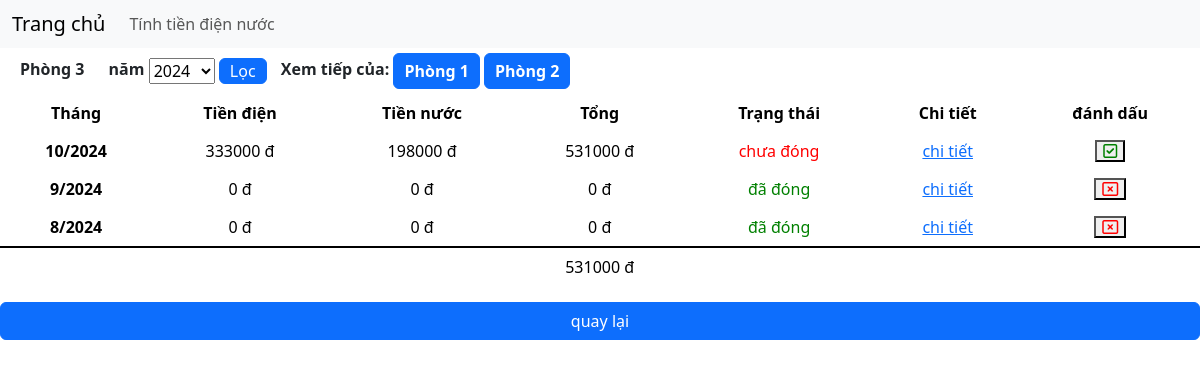
Screenshot of /home/congno/phong/3/ with the database file from the repository.
### myHouse/models.py (models this page shows, shortened)
class Phong(models.Model):
	sodienthangtruoc = models.BigIntegerField(default=0)
	sonuocthangtruoc = models.BigIntegerField(default=0)
	sodienthangnay = models.BigIntegerField(default=sodienthangtruoc)
	sonuocthangnay = models.BigIntegerField(default=sonuocthangtruoc)

class Congno(models.Model):
	thang = models.CharField(max_length=255)
	sodien = models.BigIntegerField(default=0)
	sonuoc = models.BigIntegerField(default=0)
	tiennuoc = models.BigIntegerField(default=0)
	tiendien = models.BigIntegerField(default=0)
	trangthai = models.BooleanField(default=False)
	phong = models.ForeignKey(Phong, on_delete=models.PROTECT, related_name='phong')
	@property
	def tong(self):
		return self.tiennuoc + self.tiendien

### myHouse/views.py (the view, shortened to what this page needs)
# urls.py: path('home/congno/phong/<int:id>/', views.phong, name='phong'),
def phong(request, id):
	request.session.flush()
	phong = Phong.objects.get(id=id)
	phongs = Phong.objects.all()
	congnos = Congno.objects.filter(phong=phong).order_by("-id")
	thangnam = getthangnam()
	thang = int(datetime.now().month)
	nam = int(datetime.now().year)
	nams = []
	tong = 0
	for x in congnos:
		if x.trangthai == False:
			tong = tong + x.tong
	for x in congnos:
		if getnam(x.thang) not in nams:
			nams.append(getnam(x.thang))
	nams.sort(reverse=True)
	context = {
				'phong': phong,
				'phongs': phongs,
				'congnos': congnos,
				'thangnam': thangnam,
				'thang': thang,
				'nam': nam,
				'nams': nams,
				'tong': tong,
			}
	return render(request, 'phong.html', context)

### myHouse/views.py (called while the page is built)
def getthangnam():
	thang = datetime.now().month
	year = datetime.now().year
	return str(thang) + "/" + str(year)

def getnam(thang):
	tmp = thang.split('/')
	return tmp[1]

### myHouse/templates/phong.html (shortened to what this page needs)
{% extends 'index.html' %}
{% block content %}
<div class="phong_name">
	<div class="phong_name">Phòng {{phong.id}}</div>
	<form action="{% url 'phong' id=phong.id %}" method="post" class="phong_name">
		<label>năm</label>
		<select name="nam">
			{% if nam == '/' %}
			<option value="/" style="display:none">Tất cả</option>
			{% else %}
			<option value="{{nam}}" style="display:none">{{nam}}</option>
			{% endif %}
		</select>
		<button type="submit" class="btn btn-primary filter-btn" name="form-time">Lọc</button>
	</form>
	<span>Xem tiếp của: </span>
	{% for x in phongs %}
	{% if x.id != phong.id %}
	<a href="/home/congno/phong/{{x.id}}" class="phong_name btn btn-primary">Phòng {{x.id}}</a>
	{% endif %}
	{% endfor %}
</div>
<table class="table">
	<thead>
		<tr>
			<th class="text-align-center" scope=" col">Tháng</th>
			<th class="text-align-center" scope="col">Tiền điện</th>
			<th class="text-align-center" scope="col">Tiền nước</th>
			<th class="text-align-center" scope="col">Tổng</th>
			<th class="text-align-center" scope="col">Trạng thái</th>
			<th class="text-align-center" scope="col">Chi tiết</th>
			<th class="text-align-center" scope="col">đánh dấu</th>
		</tr>
	</thead>
	<tbody>
		{% for x in congnos %}
		<tr>
			<th class="text-align-center" scope="row">{{x.thang}}</th>
			<td class="text-align-center">{{x.tiendien}} đ</td>
			<td class="text-align-center">{{x.tiennuoc}} đ</td>
			<td class="text-align-center">{{x.tong}} đ</td>
			{% if x.trangthai == True %}
			<td class="text-align-center" style="color: green">đã đóng</td>
			{% else %}
			<td class="text-align-center" style="color: red">chưa đóng</td>
			{% endif %}
			<td class="text-align-center" style="color: green">
				<a href="{{x.thang}}" class="">chi tiết</a>
			</td>
			<td class="text-align-center">
				<form action="{% url 'phong' id=phong.id %}" method="post">
					<button type="submit" name="form-trangthai">
						{% if x.trangthai == False %}
						<i class="fa-regular fa-square-check" style="color: green"></i>
						{% else %}
						<i class="fa-regular fa-rectangle-xmark" style="color: #ff0000;"></i>
						{% endif %}
					</button>
				</form>
			</td>
		</tr>
		{% endfor %}
		<tr style="border-top: 2px solid black">
			<th class="text-align-center" scope="row"></th>
			<td class="text-align-center"></td>
			<td class="text-align-center"></td>
			<td class="text-align-center">{{tong}} đ</td>
			<td class="text-align-center" style="color: red"></td>
			<td class="text-align-center" style="color: green">
			</td>
			<td class="text-align-center">
			</td>
		</tr>
	</tbody>
</table>
<a href="/home/"><button class="btn btn-primary more-div">quay lại</button></a>
{% endblock %}

### myHouse/static/styles.css (style rules this page uses)
.phong_name { display: inline-block; padding: 5px 10px; font-weight: 700; }
.text-align-center { text-align: center !important; }
.filter-btn { padding: 0 10px; }
.more-div { width: 100%; }

### rows the page displays
Phong: id "3"
Phong: id "1"
Phong: id "2"
Congno: thang "10/2024", tiendien "333000", tiennuoc "198000", tong "531000", trangthai "chưa đóng"
Congno: thang "9/2024", tiendien "0", tiennuoc "0", tong "0", trangthai "đã đóng"
Congno: thang "8/2024", tiendien "0", tiennuoc "0", tong "0", trangthai "đã đóng"

### other values shown
{{ tong }} "531000"
form field nam "2024"
